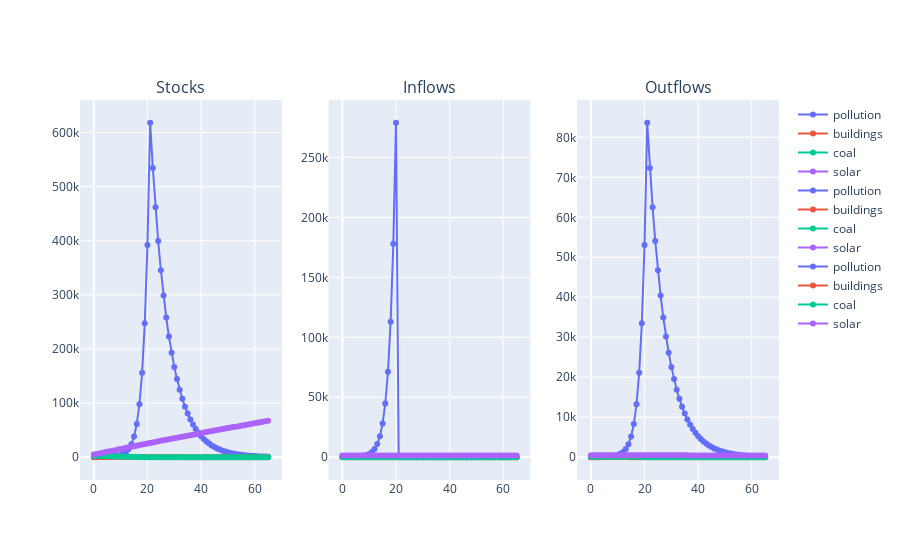

Source (notebook cell):
### Code cell
a.pollution_lim = True
a.run_sim(time_steps=66)
a.plot_sim()
